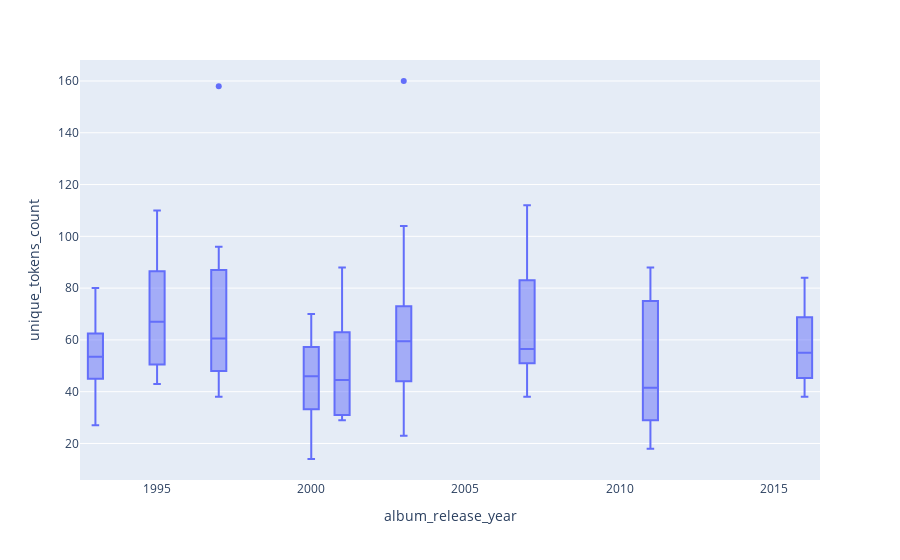

This figure's notebook cell:
### Code cell
fig = px.box(df_w_tokens, x='album_release_year', y='unique_tokens_count',
             hover_data=['track_name', 'gloom_index'])
fig.show()

### Figure 1 — Plotly figure (JSON) as saved in the notebook; plotly's stock layout.template omitted (floating-point values rounded to 4 significant figures; data arrays with more than 128 entries replaced by an {"elided": "..."} marker saying what was removed)
{"data": [{"alignmentgroup": "True", "customdata": {"elided": "98x2 mixed values"}, "hovertemplate": "album_release_year=%{x}<br>unique_tokens_count=%{y}<br>track_name=%{customdata[0]}<br>gloom_index=%{customdata[1]}<extra></extra>", "legendgroup": "", "marker": {"color": "#636efa"}, "name": "", "notched": false, "offsetgroup": "", "orientation": "v", "showlegend": false, "type": "box", "x": [1993, 1993, 1993, 1993, 1993, 1993, 1993, 1993, 1993, 1993, 1993, 1993, 1995, 1995, 1995, 1995, 1995, 1995, 1995, 1995, 1995, 1995, 1995, 1995, 1997, 1997, 1997, 1997, 1997, 1997, 1997, 1997, 1997, 1997, 1997, 1997, 2000, 2000, 2000, 2000, 2000, 2000, 2000, 2000, 2000, 2001, 2001, 2001, 2001, 2001, 2001, 2001, 2001, 2001, 2001, 2003, 2003, 2003, 2003, 2003, 2003, 2003, 2003, 2003, 2003, 2003, 2003, 2003, 2003, 2007, 2007, 2007, 2007, 2007, 2007, 2007, 2007, 2007, 2007, 2011, 2011, 2011, 2011, 2011, 2011, 2011, 2011, 2016, 2016, 2016, 2016, 2016, 2016, 2016, 2016, 2016, 2016, 2016], "x0": " ", "xaxis": "x", "y": [45, 67, 52, 59, 80, 55, 49, 66, 45, 56, 27, 34, 43, 110, 91, 76, 50, 51, 67, 92, 47, 82, 58, 67, 42, 87, 96, 58, 75, 60, 158, 38, 87, 61, 54, 41, 31, 34, 14, 42, 70, 46, 64, 55, 47, 30, 44, 31, 29, 55, 63, 45, 88, 37, 74, 95, 23, 39, 67, 62, 62, 44, 49, 56, 37, 73, 104, 57, 160, 60, 93, 49, 52, 53, 83, 38, 51, 112, 75, 48, 35, 70, 18, 80, 30, 28, 88, 52, 42, 84, 62, 43, 68, 55, 77, 69, 55, 38], "y0": " ", "yaxis": "y"}], "layout": {"boxmode": "group", "legend": {"tracegroupgap": 0}, "margin": {"t": 60}, "xaxis": {"anchor": "y", "domain": [0, 1], "title": {"text": "album_release_year"}}, "yaxis": {"anchor": "x", "domain": [0, 1], "title": {"text": "unique_tokens_count"}}}}
